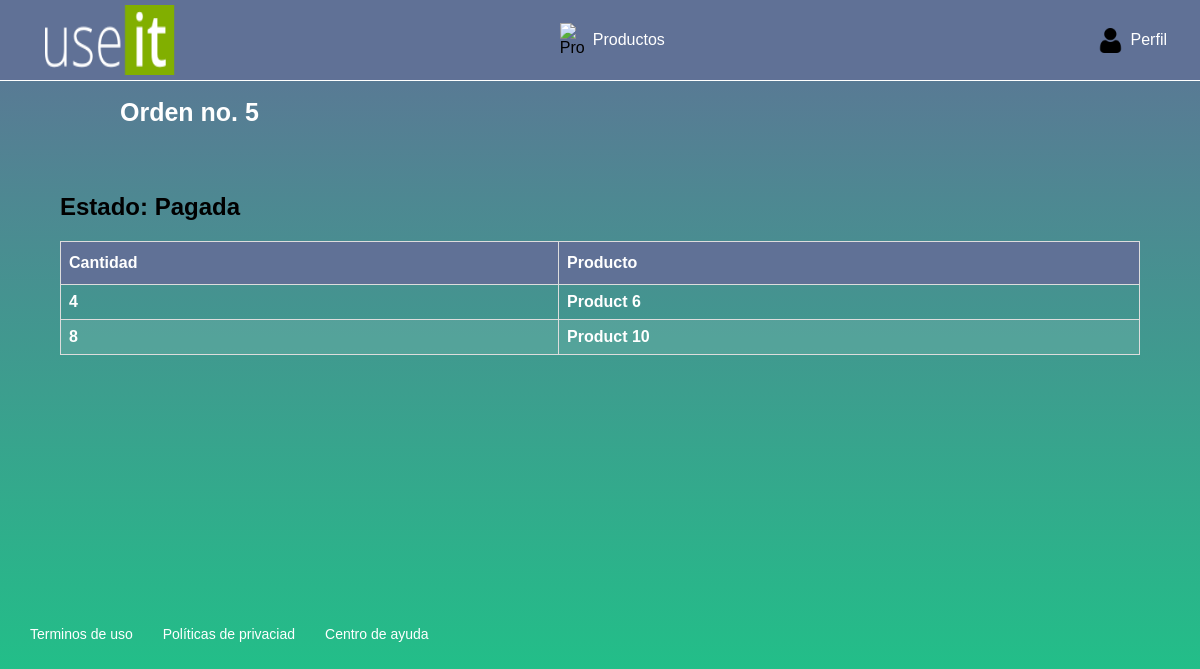
/view_order/5 (signed in), run on the app's committed database.
### products/models/order.py (models this page shows, shortened)
class Order(models.Model):
    id = models.AutoField(primary_key=True)
    user_id = models.ForeignKey(
        User, related_name="user_order", on_delete=models.CASCADE)
    status = models.IntegerField()
    list_items = relationship("OrderItems", backref="Order")
    @property
    def list_items(self):
        order_items = OrderItems.objects.filter(order_id=self)
        list_elements = []
        for obj in order_items:
            list_elements.append([obj.product_id, obj.cant])
        print(list_elements)
        return list_elements

### products/models/product.py (models this page shows)
class Product(models.Model):
    id = models.AutoField(primary_key=True)
    name = models.CharField(max_length=250)
    description = models.CharField(max_length=500, null=True)
    def __str__(self):
        return self.name

### products/views/orders.py (the view)
# urls.py: path('view_order/<int:id>', view_order, name='view_order'),
@require_http_methods(["GET"])
def view_order(request, id):
    if request.user.is_authenticated:
        my_order = Order.objects.get(id=id)
        context = {
            "my_order": my_order
        }
        return render(request, 'view_order.html', context=context)
    return redirect('/login')

### templates/view_order.html (shortened to what this page needs)
{% extends 'base.html' %}
{% block header_title %} Orden no. {{ my_order.id }} {% endblock%}
{% block content %}
{% if my_order.status == 0 %}
<h2>Estado: Por pagar</h2>
{% else %}
<h2>Estado: Pagada</h2>
{% endif %}
<table class="table" border="2">
    <thead>
        <tr>
            <th>Cantidad</th>
            <th>Producto</th>
        </tr>
    </thead>
    <tbody id="tbody_headers">
        {% for item in my_order.list_items %}
        <tr>
            <td>{{ item.1 }}</td>
            <td>{{ item.0.name }}</td>
        </tr>
        {% endfor %}
    </tbody>
</table>
{% endblock %}

### static/styles/index.css (style rules this page uses)
body { margin: 0px; background: linear-gradient(#607196, #21c088 ); padding: 0px; font-family: 'Muli', sans-serif; overflow-x: hidden; }
::placeholder { color: white; }
.table { border: 1px solid white; border-collapse: collapse; width: 100%; align-items: center; color: white; font-weight: bold; }
.table td, .table th { border: 1px solid #ddd; padding: 8px; }
.table tr:nth-child(even) { background-color: rgba(255, 255, 255, 0.1); }
.table th { padding-top: 12px; padding-bottom: 12px; text-align: left; background-color: #607196; color: white; }

### data on the page
Order: id "5"
Product: item "4", name "Product 6"
Product: item "8", name "Product 10"
